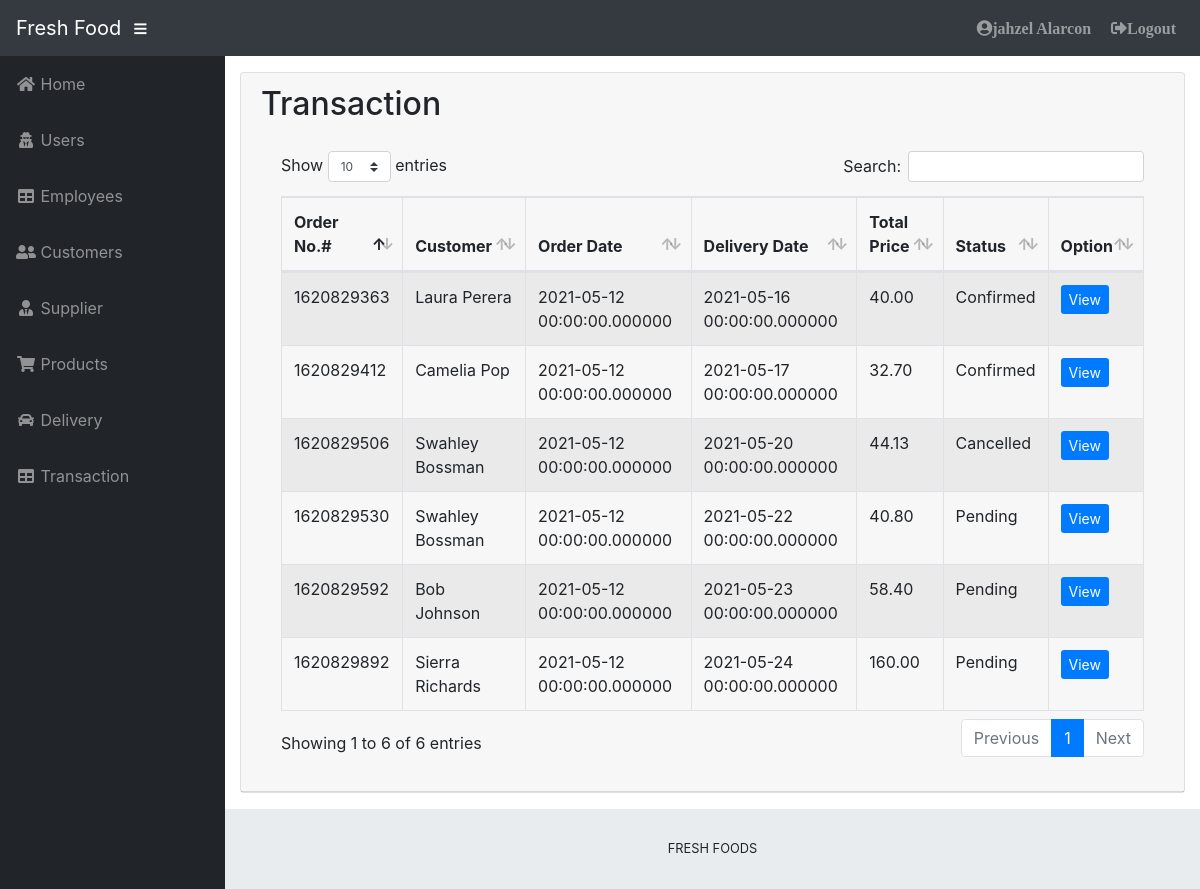
The app's page /admin/detail.php (signed in) with its own data.
### tables this page shows
CREATE TABLE `tbltransacdetail` (
  `detail_id` int(11) NOT NULL,
  `transac_code` int(11) NOT NULL,
  `date` datetime(6) NOT NULL,
  `customer_id` int(11) NOT NULL,
  `deliveryfee` int(11) NOT NULL,
  `pay_met` varchar(30) NOT NULL,
  `totalprice` decimal(15,2) NOT NULL,
  `status` varchar(200) NOT NULL,
  `remarks` text NOT NULL,
  `delivery_date` datetime(6) NOT NULL
);

### admin/detail.php (the view, shortened to what this page needs)
<?php
if(!isset($_SESSION["userid"])){
 header("Location: login.php");
}else{
include('../includes/connection.php');
include 'theme/header.php';
include 'theme/sidebar.php';
?>
          <div class="card mb-3">
            <div class="card-header">
              <h2>Transaction</h2>
            <div class="card-body">
              <div class="table-responsive">
                            <table class="table table-bordered table-hover table-striped" id="dataTable" width="100%" cellspacing="0">
                                <thead>
                                    <tr>
                                        <th>Order No.#</th>
                                        <th>Customer</th>
                                        <th>Order Date</th>
                                        <th>Delivery Date</th>
                                        <th>Total Price</th>
                                        <th>Status</th>
                                        <th>Option</th>
                                    </tr>
                                </thead>
                                <tbody>
                                  <?php
                $query = 'SELECT *,concat(`C_FNAME`," ",`C_LNAME`)as name FROM tbltransacdetail a, tblcustomer b WHERE a.`customer_id`=b.`C_ID` ';
                    $result = mysqli_query($db, $query) or die (mysqli_error($db));
                        while ($row = mysqli_fetch_assoc($result)) {
                            echo '<tr>';
                            echo '<td>'. $row['transac_code'].'</td>';
                            echo '<td>'. $row['name'].'</td>';
                            echo '<td>'. $row['date'].'</td>';
                             echo '<td>'. $row['delivery_date'].'</td>';
                            echo '<td>'. $row['totalprice'].'</td>';
                            echo '<td>'. $row['status'].'</td>';
                            echo '<td><a title="View list Of Ordered" type="button" class="btn-sm btn-primary" href="detailtransac.php?id='. $row['transac_code'].'" >View </a></td>';
                            echo '</tr> ';
                }
            ?>
                                </tbody>
                            </table>
                        </div>
            </div>
          </div>
        </div>
<?php include 'theme/footer.php'; }?>
<?php include 'addtransac.php'; ?>

### admin/css/sb-admin.css (style rules this page uses)
html { position: relative; min-height: 100%; }
body { height: 100%; }
:root { --input-padding-x: 0.75rem; --input-padding-y: 0.75rem; }

### records on screen
tbltransacdetail: transac_code "1620829363", name "Laura Perera", date "2021-05-12 00:00:00.000000", delivery_date "2021-05-16 00:00:00.000000", totalprice "40.00", status "Confirmed"
tbltransacdetail: transac_code "1620829412", name "Camelia Pop", date "2021-05-12 00:00:00.000000", delivery_date "2021-05-17 00:00:00.000000", totalprice "32.70", status "Confirmed"
tbltransacdetail: transac_code "1620829506", name "Swahley Bossman", date "2021-05-12 00:00:00.000000", delivery_date "2021-05-20 00:00:00.000000", totalprice "44.13", status "Cancelled"
tbltransacdetail: transac_code "1620829530", name "Swahley Bossman", date "2021-05-12 00:00:00.000000", delivery_date "2021-05-22 00:00:00.000000", totalprice "40.80", status "Pending"
tbltransacdetail: transac_code "1620829592", name "Bob Johnson", date "2021-05-12 00:00:00.000000", delivery_date "2021-05-23 00:00:00.000000", totalprice "58.40", status "Pending"
tbltransacdetail: transac_code "1620829892", name "Sierra Richards", date "2021-05-12 00:00:00.000000", delivery_date "2021-05-24 00:00:00.000000", totalprice "160.00", status "Pending"

### other values on screen
$_SESSION['fname'] "jahzel"
$_SESSION['lname'] "Alarcon"
